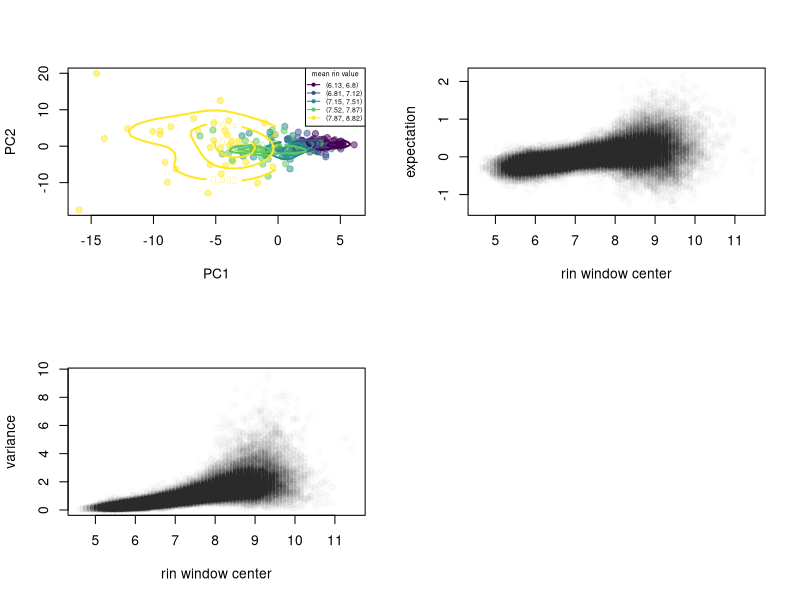

Source code (R):
#meta-params
set.seed(1)
n <- 200
p <- 1000
np <- n * p

#simulate rin-independent variation
mus <- exp(rnorm(p, 1, 0.5))
sds <- exp(rnorm(p, 0.5, 0.25))
true_vals <- sapply(1:p, function(i) (rnorm(n, mus[i], sds[i])))

#simulate rin values
batch_counts <- ceiling(gtools::rdirichlet(1, rep(1, 20)) * np)
batch_counts <- batch_counts[cumsum(batch_counts) < np]
batch_counts <- c(batch_counts, np - sum(batch_counts))
rin <- exp(matrix(rnorm(np, 2, 0.1), n, p) + 
             matrix(rnorm(p, sd = 0.05), n, p, byrow = T) +
             matrix(rnorm(n, sd = 0.05), n, p, byrow = F) +
             matrix(rep(rnorm(length(batch_counts), sd = 0.05), batch_counts, each = T), n, p, byrow = T))

#simulate rin-dependent variation and add to rin-independent variation
rin_err <- matrix(rnorm(np, sd = 10 * (rin - min(rin))), n, p, byrow = F)
obs_vals <- (true_vals) + (rin - min(rin)) * 5 + rin_err
obs_vals <- apply(obs_vals, 2, scale)

#plot first two PCs
pca <- prcomp(obs_vals)
nlev <- 5
cols <- viridisLite::viridis(nlev)
mrin <- apply(rin, 1, mean)
rinval <- floor(rank(mrin) / length(mrin) * (nlev) - 1E-6) + 1
par(mfrow = c(2,2))
plot(pca$x[,1:2], col = adjustcolor(cols[rinval], 0.5), pch = 19)
legend(pch = 19, col = cols, lty = 1, x = "topright", 
       legend = sapply(1:nlev, function(i) paste0("(", 
                paste0(round(range(mrin[rinval == i]), 2), collapse = ", "), ")")),
       title = "mean rin value", cex = 0.5)

#plot bounding contours
kdes <- lapply(sort(unique(rinval)), function(i) 
  MASS::kde2d(pca$x[rinval == i,1], pca$x[rinval == i, 2]))
for(i in 1:nlev){contour(kdes[[i]], add = T, lwd = 2, col = cols[i], nlevels = 3, )}

#plot rin vs variance in sliding window
window_width <- diff(quantile(rin, c(0.4, 0.6)))
nwind <- 100
windows <- seq(from = min(rin), to = max(rin) - window_width, length.out = nwind)
windows <- data.frame(cbind(L = windows, R = windows + window_width))

#slide window to get sample expectations and variances
sample_vals <- parallel::mclapply(1:nwind, function(i){
  hits <- data.frame(which(rin > windows$L[i] & rin < windows$R[i], arr.ind = T))
  thits <- table(hits$col) 
  subhits <- hits[hits$col %in% as.integer(names(thits[thits > 5])),]
  subhits <- split(subhits, subhits$col)
  if(length(subhits) == 0){return(numeric(0))}
  cbind(t(sapply(subhits, function(x){
    vals <- apply(x, 1, function(j) obs_vals[j[1], j[2]])
    c(expectation = mean(vals), variance = var(vals) * length(vals) / (length(vals) - 1))
    })), bin = i)
}, mc.cores = 12)
sample_vals <- data.frame(do.call(rbind, sample_vals))

#plot these
plot(apply(windows, 1, mean)[sample_vals$bin], sample_vals$expectation, col = adjustcolor(1, 0.01), pch = 19,
     xlab = "rin window center", ylab = "expectation")
plot(apply(windows, 1, mean)[sample_vals$bin], sample_vals$variance, col = adjustcolor(1, 0.01), pch = 19,
     xlab = "rin window center", ylab = "variance")
